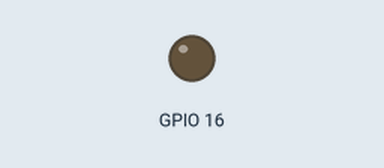
Simulated run of this program. Board: Raspberry Pi (BCM pin numbers). Parts: output pins drawn as LEDs (lit = HIGH). The camera gives no picture and a still takes 0.5 s. At 2.5 s the program stops and its outputs stay as they are.

Above: at 0.1 s.
At 1.6 s:
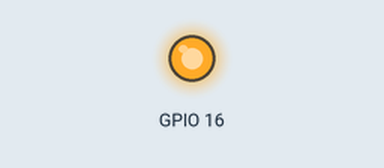
Timing chart, 0 to 4.0 s (numbered marks = the images above):
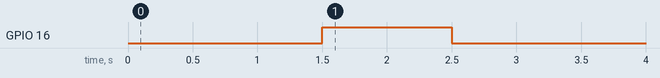

The program:

main.py
```python
from time import sleep

from picamera2 import Picamera2
import RPi.GPIO as GPIO


def main():
    p = Picamera2()
    p.start_and_capture_file("/out/test.jpg")

    GPIO.setmode(GPIO.BCM)
    GPIO.setup(16, GPIO.OUT)
    GPIO.output(16, True)
    sleep(1)
    GPIO.cleanup()


if __name__ == '__main__':
    main()
```

Measured:
- by itself, GPIO 16: LOW → HIGH at 1.5 s, → LOW 1.0 s later
